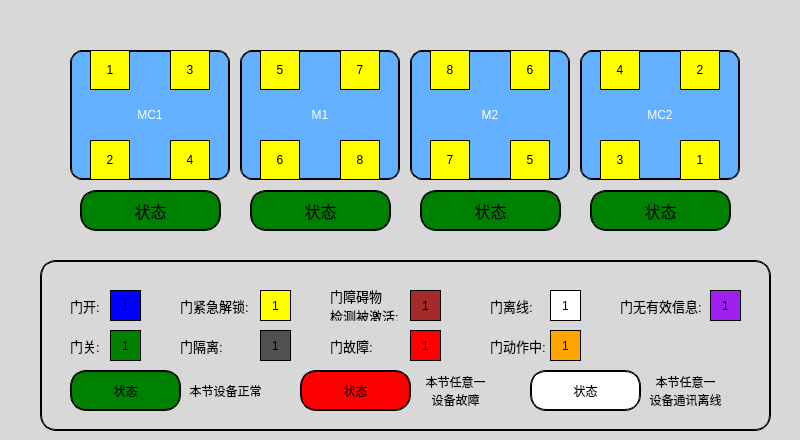
<?xml version="1.0" encoding="UTF-8"?>
<ui version="4.0">
 <class>VehicleDoorPage</class>
 <widget class="QWidget" name="VehicleDoorPage">
  <property name="geometry">
   <rect>
    <x>0</x>
    <y>0</y>
    <width>800</width>
    <height>440</height>
   </rect>
  </property>
  <property name="windowTitle">
   <string>Form</string>
  </property>
  <widget class="QLabel" name="VehicleDoorPage_background">
   <property name="geometry">
    <rect>
     <x>0</x>
     <y>0</y>
     <width>800</width>
     <height>440</height>
    </rect>
   </property>
   <property name="styleSheet">
    <string notr="true">background-color: rgb(216, 216, 216);</string>
   </property>
   <property name="text">
    <string/>
   </property>
  </widget>
  <widget class="QLabel" name="VehicleDoorPage_MC1">
   <property name="geometry">
    <rect>
     <x>70</x>
     <y>50</y>
     <width>160</width>
     <height>130</height>
    </rect>
   </property>
   <property name="styleSheet">
    <string notr="true">border-radius: 12px;
border: 2px groove black;
background-color:rgb(98, 176, 255);
color: rgb(255, 255, 255);
font: 24px &quot;微软雅黑&quot;;</string>
   </property>
   <property name="text">
    <string>MC1</string>
   </property>
   <property name="alignment">
    <set>Qt::AlignCenter</set>
   </property>
  </widget>
  <widget class="QLabel" name="VehicleDoorPage_M1">
   <property name="geometry">
    <rect>
     <x>240</x>
     <y>50</y>
     <width>160</width>
     <height>130</height>
    </rect>
   </property>
   <property name="styleSheet">
    <string notr="true">border-radius: 12px;
border: 2px groove black;
background-color:rgb(98, 176, 255);
color: rgb(255, 255, 255);
font: 24px &quot;微软雅黑&quot;;</string>
   </property>
   <property name="text">
    <string>M1</string>
   </property>
   <property name="alignment">
    <set>Qt::AlignCenter</set>
   </property>
  </widget>
  <widget class="QLabel" name="VehicleDoorPage_M2">
   <property name="geometry">
    <rect>
     <x>410</x>
     <y>50</y>
     <width>160</width>
     <height>130</height>
    </rect>
   </property>
   <property name="styleSheet">
    <string notr="true">border-radius: 12px;
border: 2px groove black;
background-color:rgb(98, 176, 255);
color: rgb(255, 255, 255);
font: 24px &quot;微软雅黑&quot;;</string>
   </property>
   <property name="text">
    <string>M2</string>
   </property>
   <property name="alignment">
    <set>Qt::AlignCenter</set>
   </property>
  </widget>
  <widget class="QLabel" name="VehicleDoorPage_MC2">
   <property name="geometry">
    <rect>
     <x>580</x>
     <y>50</y>
     <width>160</width>
     <height>130</height>
    </rect>
   </property>
   <property name="styleSheet">
    <string notr="true">border-radius: 12px;
border: 2px groove black;
background-color:rgb(98, 176, 255);
color: rgb(255, 255, 255);
font: 24px &quot;微软雅黑&quot;;</string>
   </property>
   <property name="text">
    <string>MC2</string>
   </property>
   <property name="alignment">
    <set>Qt::AlignCenter</set>
   </property>
  </widget>
  <widget class="QLabel" name="VehicleDoorPage_MC1S">
   <property name="geometry">
    <rect>
     <x>70</x>
     <y>370</y>
     <width>111</width>
     <height>41</height>
    </rect>
   </property>
   <property name="styleSheet">
    <string notr="true">border-radius: 16px;
border: 2px groove black;
background-color:  green;
font: 16px &quot;微软雅黑&quot;;</string>
   </property>
   <property name="text">
    <string>状态</string>
   </property>
   <property name="alignment">
    <set>Qt::AlignCenter</set>
   </property>
  </widget>
  <widget class="QLabel" name="VehicleDoorPage_M1S">
   <property name="geometry">
    <rect>
     <x>300</x>
     <y>370</y>
     <width>111</width>
     <height>41</height>
    </rect>
   </property>
   <property name="styleSheet">
    <string notr="true">border-radius: 16px;
border: 2px groove black;
background-color:  red;
font: 16px &quot;微软雅黑&quot;;</string>
   </property>
   <property name="text">
    <string>状态</string>
   </property>
   <property name="alignment">
    <set>Qt::AlignCenter</set>
   </property>
  </widget>
  <widget class="QLabel" name="VehicleDoorPage_M2S">
   <property name="geometry">
    <rect>
     <x>530</x>
     <y>370</y>
     <width>111</width>
     <height>41</height>
    </rect>
   </property>
   <property name="styleSheet">
    <string notr="true">border-radius: 16px;
border: 2px groove black;
background-color:  white;
font: 16px &quot;微软雅黑&quot;;</string>
   </property>
   <property name="text">
    <string>状态</string>
   </property>
   <property name="alignment">
    <set>Qt::AlignCenter</set>
   </property>
  </widget>
  <widget class="QLabel" name="VehicleDoorPage_MC1Door1">
   <property name="geometry">
    <rect>
     <x>90</x>
     <y>50</y>
     <width>40</width>
     <height>40</height>
    </rect>
   </property>
   <property name="styleSheet">
    <string notr="true">border: 1px groove black;
background-color:  yellow;
font: 16px &quot;微软雅黑&quot;;</string>
   </property>
   <property name="text">
    <string>1</string>
   </property>
   <property name="alignment">
    <set>Qt::AlignCenter</set>
   </property>
  </widget>
  <widget class="QLabel" name="VehicleDoorPage_MC1Door2">
   <property name="geometry">
    <rect>
     <x>90</x>
     <y>140</y>
     <width>40</width>
     <height>40</height>
    </rect>
   </property>
   <property name="styleSheet">
    <string notr="true">border: 1px groove black;
background-color:  yellow;
font: 16px &quot;微软雅黑&quot;;</string>
   </property>
   <property name="text">
    <string>2</string>
   </property>
   <property name="alignment">
    <set>Qt::AlignCenter</set>
   </property>
  </widget>
  <widget class="QLabel" name="VehicleDoorPage_MC1Door3">
   <property name="geometry">
    <rect>
     <x>170</x>
     <y>50</y>
     <width>40</width>
     <height>40</height>
    </rect>
   </property>
   <property name="styleSheet">
    <string notr="true">border: 1px groove black;
background-color:  yellow;
font: 16px &quot;微软雅黑&quot;;</string>
   </property>
   <property name="text">
    <string>3</string>
   </property>
   <property name="alignment">
    <set>Qt::AlignCenter</set>
   </property>
  </widget>
  <widget class="QLabel" name="VehicleDoorPage_MC1Door4">
   <property name="geometry">
    <rect>
     <x>170</x>
     <y>140</y>
     <width>40</width>
     <height>40</height>
    </rect>
   </property>
   <property name="styleSheet">
    <string notr="true">border: 1px groove black;
background-color:  yellow;
font: 16px &quot;微软雅黑&quot;;</string>
   </property>
   <property name="text">
    <string>4</string>
   </property>
   <property name="alignment">
    <set>Qt::AlignCenter</set>
   </property>
  </widget>
  <widget class="QLabel" name="VehicleDoorPage_MC2Door5">
   <property name="geometry">
    <rect>
     <x>510</x>
     <y>140</y>
     <width>40</width>
     <height>40</height>
    </rect>
   </property>
   <property name="styleSheet">
    <string notr="true">border: 1px groove black;
background-color:  yellow;
font: 16px &quot;微软雅黑&quot;;</string>
   </property>
   <property name="text">
    <string>5</string>
   </property>
   <property name="alignment">
    <set>Qt::AlignCenter</set>
   </property>
  </widget>
  <widget class="QLabel" name="VehicleDoorPage_MC2Door7">
   <property name="geometry">
    <rect>
     <x>430</x>
     <y>140</y>
     <width>40</width>
     <height>40</height>
    </rect>
   </property>
   <property name="styleSheet">
    <string notr="true">border: 1px groove black;
background-color:  yellow;
font: 16px &quot;微软雅黑&quot;;</string>
   </property>
   <property name="text">
    <string>7</string>
   </property>
   <property name="alignment">
    <set>Qt::AlignCenter</set>
   </property>
  </widget>
  <widget class="QLabel" name="VehicleDoorPage_MC2Door8">
   <property name="geometry">
    <rect>
     <x>430</x>
     <y>50</y>
     <width>40</width>
     <height>40</height>
    </rect>
   </property>
   <property name="styleSheet">
    <string notr="true">border: 1px groove black;
background-color:  yellow;
font: 16px &quot;微软雅黑&quot;;</string>
   </property>
   <property name="text">
    <string>8</string>
   </property>
   <property name="alignment">
    <set>Qt::AlignCenter</set>
   </property>
  </widget>
  <widget class="QLabel" name="VehicleDoorPage_MC2Door6">
   <property name="geometry">
    <rect>
     <x>510</x>
     <y>50</y>
     <width>40</width>
     <height>40</height>
    </rect>
   </property>
   <property name="styleSheet">
    <string notr="true">border: 1px groove black;
background-color:  yellow;
font: 16px &quot;微软雅黑&quot;;</string>
   </property>
   <property name="text">
    <string>6</string>
   </property>
   <property name="alignment">
    <set>Qt::AlignCenter</set>
   </property>
  </widget>
  <widget class="QLabel" name="VehicleDoorPage_MC1Door5">
   <property name="geometry">
    <rect>
     <x>260</x>
     <y>50</y>
     <width>40</width>
     <height>40</height>
    </rect>
   </property>
   <property name="styleSheet">
    <string notr="true">border: 1px groove black;
background-color:  yellow;
font: 16px &quot;微软雅黑&quot;;</string>
   </property>
   <property name="text">
    <string>5</string>
   </property>
   <property name="alignment">
    <set>Qt::AlignCenter</set>
   </property>
  </widget>
  <widget class="QLabel" name="VehicleDoorPage_MC1Door7">
   <property name="geometry">
    <rect>
     <x>340</x>
     <y>50</y>
     <width>40</width>
     <height>40</height>
    </rect>
   </property>
   <property name="styleSheet">
    <string notr="true">border: 1px groove black;
background-color:  yellow;
font: 16px &quot;微软雅黑&quot;;</string>
   </property>
   <property name="text">
    <string>7</string>
   </property>
   <property name="alignment">
    <set>Qt::AlignCenter</set>
   </property>
  </widget>
  <widget class="QLabel" name="VehicleDoorPage_MC1Door8">
   <property name="geometry">
    <rect>
     <x>340</x>
     <y>140</y>
     <width>40</width>
     <height>40</height>
    </rect>
   </property>
   <property name="styleSheet">
    <string notr="true">border: 1px groove black;
background-color:  yellow;
font: 16px &quot;微软雅黑&quot;;</string>
   </property>
   <property name="text">
    <string>8</string>
   </property>
   <property name="alignment">
    <set>Qt::AlignCenter</set>
   </property>
  </widget>
  <widget class="QLabel" name="VehicleDoorPage_MC1Door6">
   <property name="geometry">
    <rect>
     <x>260</x>
     <y>140</y>
     <width>40</width>
     <height>40</height>
    </rect>
   </property>
   <property name="styleSheet">
    <string notr="true">border: 1px groove black;
background-color:  yellow;
font: 16px &quot;微软雅黑&quot;;</string>
   </property>
   <property name="text">
    <string>6</string>
   </property>
   <property name="alignment">
    <set>Qt::AlignCenter</set>
   </property>
  </widget>
  <widget class="QLabel" name="VehicleDoorPage_MC2Door2">
   <property name="geometry">
    <rect>
     <x>680</x>
     <y>50</y>
     <width>40</width>
     <height>40</height>
    </rect>
   </property>
   <property name="styleSheet">
    <string notr="true">border: 1px groove black;
background-color:  yellow;
font: 16px &quot;微软雅黑&quot;;</string>
   </property>
   <property name="text">
    <string>2</string>
   </property>
   <property name="alignment">
    <set>Qt::AlignCenter</set>
   </property>
  </widget>
  <widget class="QLabel" name="VehicleDoorPage_MC2Door4">
   <property name="geometry">
    <rect>
     <x>600</x>
     <y>50</y>
     <width>40</width>
     <height>40</height>
    </rect>
   </property>
   <property name="styleSheet">
    <string notr="true">border: 1px groove black;
background-color:  yellow;
font: 16px &quot;微软雅黑&quot;;</string>
   </property>
   <property name="text">
    <string>4</string>
   </property>
   <property name="alignment">
    <set>Qt::AlignCenter</set>
   </property>
  </widget>
  <widget class="QLabel" name="VehicleDoorPage_MC2Door3">
   <property name="geometry">
    <rect>
     <x>600</x>
     <y>140</y>
     <width>40</width>
     <height>40</height>
    </rect>
   </property>
   <property name="styleSheet">
    <string notr="true">border: 1px groove black;
background-color:  yellow;
font: 16px &quot;微软雅黑&quot;;</string>
   </property>
   <property name="text">
    <string>3</string>
   </property>
   <property name="alignment">
    <set>Qt::AlignCenter</set>
   </property>
  </widget>
  <widget class="QLabel" name="VehicleDoorPage_MC2Door1">
   <property name="geometry">
    <rect>
     <x>680</x>
     <y>140</y>
     <width>40</width>
     <height>40</height>
    </rect>
   </property>
   <property name="styleSheet">
    <string notr="true">border: 1px groove black;
background-color:  yellow;
font: 16px &quot;微软雅黑&quot;;</string>
   </property>
   <property name="text">
    <string>1</string>
   </property>
   <property name="alignment">
    <set>Qt::AlignCenter</set>
   </property>
  </widget>
  <widget class="QLabel" name="VehicleDoorPage_helpintro4">
   <property name="geometry">
    <rect>
     <x>180</x>
     <y>370</y>
     <width>91</width>
     <height>41</height>
    </rect>
   </property>
   <property name="styleSheet">
    <string notr="true">
font: 13px &quot;微软雅黑&quot;;</string>
   </property>
   <property name="text">
    <string>本节设备正常</string>
   </property>
   <property name="alignment">
    <set>Qt::AlignCenter</set>
   </property>
  </widget>
  <widget class="QLabel" name="VehicleDoorPage_helpintro4_2">
   <property name="geometry">
    <rect>
     <x>420</x>
     <y>370</y>
     <width>71</width>
     <height>41</height>
    </rect>
   </property>
   <property name="styleSheet">
    <string notr="true">
font: 13px &quot;微软雅黑&quot;;</string>
   </property>
   <property name="text">
    <string>本节任意一
设备故障</string>
   </property>
   <property name="alignment">
    <set>Qt::AlignCenter</set>
   </property>
  </widget>
  <widget class="QLabel" name="VehicleDoorPage_helpintro_3">
   <property name="geometry">
    <rect>
     <x>640</x>
     <y>370</y>
     <width>91</width>
     <height>41</height>
    </rect>
   </property>
   <property name="styleSheet">
    <string notr="true">
font: 13px &quot;微软雅黑&quot;;</string>
   </property>
   <property name="text">
    <string>本节任意一
设备通讯离线</string>
   </property>
   <property name="alignment">
    <set>Qt::AlignCenter</set>
   </property>
  </widget>
  <widget class="QPushButton" name="VehicleDoorPage_StateMC1">
   <property name="geometry">
    <rect>
     <x>80</x>
     <y>190</y>
     <width>141</width>
     <height>41</height>
    </rect>
   </property>
   <property name="focusPolicy">
    <enum>Qt::NoFocus</enum>
   </property>
   <property name="styleSheet">
    <string notr="true">border-radius: 16px;
border: 2px groove black;
background-color:  green;
font: 16px;</string>
   </property>
   <property name="text">
    <string>状态</string>
   </property>
  </widget>
  <widget class="QPushButton" name="VehicleDoorPage_StateM1">
   <property name="geometry">
    <rect>
     <x>250</x>
     <y>190</y>
     <width>141</width>
     <height>41</height>
    </rect>
   </property>
   <property name="focusPolicy">
    <enum>Qt::NoFocus</enum>
   </property>
   <property name="styleSheet">
    <string notr="true">border-radius: 16px;
border: 2px groove black;
background-color:  green;
font: 16px;</string>
   </property>
   <property name="text">
    <string>状态</string>
   </property>
  </widget>
  <widget class="QPushButton" name="VehicleDoorPage_StateM2">
   <property name="geometry">
    <rect>
     <x>420</x>
     <y>190</y>
     <width>141</width>
     <height>41</height>
    </rect>
   </property>
   <property name="focusPolicy">
    <enum>Qt::NoFocus</enum>
   </property>
   <property name="styleSheet">
    <string notr="true">border-radius: 16px;
border: 2px groove black;
background-color:  green;
font: 16px;</string>
   </property>
   <property name="text">
    <string>状态</string>
   </property>
  </widget>
  <widget class="QPushButton" name="VehicleDoorPage_StateMC2">
   <property name="geometry">
    <rect>
     <x>590</x>
     <y>190</y>
     <width>141</width>
     <height>41</height>
    </rect>
   </property>
   <property name="focusPolicy">
    <enum>Qt::NoFocus</enum>
   </property>
   <property name="styleSheet">
    <string notr="true">border-radius: 16px;
border: 2px groove black;
background-color:  green;
font: 16px;</string>
   </property>
   <property name="text">
    <string>状态</string>
   </property>
  </widget>
  <widget class="QLabel" name="VehicleDoorPage_helpbackground">
   <property name="geometry">
    <rect>
     <x>40</x>
     <y>260</y>
     <width>731</width>
     <height>171</height>
    </rect>
   </property>
   <property name="styleSheet">
    <string notr="true">border-radius: 16px;
border: 2px groove black;
</string>
   </property>
   <property name="text">
    <string/>
   </property>
  </widget>
  <widget class="QLabel" name="label">
   <property name="geometry">
    <rect>
     <x>70</x>
     <y>290</y>
     <width>51</width>
     <height>31</height>
    </rect>
   </property>
   <property name="styleSheet">
    <string notr="true">font: 13px;</string>
   </property>
   <property name="text">
    <string>门开:</string>
   </property>
  </widget>
  <widget class="QLabel" name="label_4">
   <property name="geometry">
    <rect>
     <x>110</x>
     <y>330</y>
     <width>31</width>
     <height>31</height>
    </rect>
   </property>
   <property name="styleSheet">
    <string notr="true">border: 1px groove black;background-color: green;</string>
   </property>
   <property name="text">
    <string>1</string>
   </property>
   <property name="alignment">
    <set>Qt::AlignCenter</set>
   </property>
  </widget>
  <widget class="QLabel" name="label_2">
   <property name="geometry">
    <rect>
     <x>110</x>
     <y>290</y>
     <width>31</width>
     <height>31</height>
    </rect>
   </property>
   <property name="styleSheet">
    <string notr="true">border: 1px groove black;background-color: blue;</string>
   </property>
   <property name="text">
    <string>1</string>
   </property>
   <property name="alignment">
    <set>Qt::AlignCenter</set>
   </property>
  </widget>
  <widget class="QLabel" name="label_3">
   <property name="geometry">
    <rect>
     <x>70</x>
     <y>330</y>
     <width>41</width>
     <height>31</height>
    </rect>
   </property>
   <property name="styleSheet">
    <string notr="true">font: 13px;</string>
   </property>
   <property name="text">
    <string>门关:</string>
   </property>
  </widget>
  <widget class="QLabel" name="label_7">
   <property name="geometry">
    <rect>
     <x>180</x>
     <y>330</y>
     <width>81</width>
     <height>31</height>
    </rect>
   </property>
   <property name="styleSheet">
    <string notr="true">font: 13px;</string>
   </property>
   <property name="text">
    <string>门隔离:</string>
   </property>
  </widget>
  <widget class="QLabel" name="label_5">
   <property name="geometry">
    <rect>
     <x>180</x>
     <y>290</y>
     <width>81</width>
     <height>31</height>
    </rect>
   </property>
   <property name="styleSheet">
    <string notr="true">font: 13px;</string>
   </property>
   <property name="text">
    <string>门紧急解锁:</string>
   </property>
  </widget>
  <widget class="QLabel" name="label_9">
   <property name="geometry">
    <rect>
     <x>330</x>
     <y>290</y>
     <width>81</width>
     <height>31</height>
    </rect>
   </property>
   <property name="styleSheet">
    <string notr="true">font: 13px;</string>
   </property>
   <property name="text">
    <string>门障碍物
检测被激活:</string>
   </property>
  </widget>
  <widget class="QLabel" name="label_6">
   <property name="geometry">
    <rect>
     <x>260</x>
     <y>290</y>
     <width>31</width>
     <height>31</height>
    </rect>
   </property>
   <property name="styleSheet">
    <string notr="true">border: 1px groove black;background-color: yellow;</string>
   </property>
   <property name="text">
    <string>1</string>
   </property>
   <property name="alignment">
    <set>Qt::AlignCenter</set>
   </property>
  </widget>
  <widget class="QLabel" name="label_8">
   <property name="geometry">
    <rect>
     <x>260</x>
     <y>330</y>
     <width>31</width>
     <height>31</height>
    </rect>
   </property>
   <property name="styleSheet">
    <string notr="true">border: 1px groove black;background-color: white;
background-color: rgb(80, 80, 80);border-image:url(:/new/prefix1/images/dooriso.bmp);</string>
   </property>
   <property name="text">
    <string>1</string>
   </property>
   <property name="alignment">
    <set>Qt::AlignCenter</set>
   </property>
  </widget>
  <widget class="QLabel" name="label_10">
   <property name="geometry">
    <rect>
     <x>410</x>
     <y>290</y>
     <width>31</width>
     <height>31</height>
    </rect>
   </property>
   <property name="styleSheet">
    <string notr="true">border: 1px groove black;background-color: brown;</string>
   </property>
   <property name="text">
    <string>1</string>
   </property>
   <property name="alignment">
    <set>Qt::AlignCenter</set>
   </property>
  </widget>
  <widget class="QLabel" name="label_12">
   <property name="geometry">
    <rect>
     <x>550</x>
     <y>290</y>
     <width>31</width>
     <height>31</height>
    </rect>
   </property>
   <property name="styleSheet">
    <string notr="true">border: 1px groove black;background-color: rgb(255, 255, 255);</string>
   </property>
   <property name="text">
    <string>1</string>
   </property>
   <property name="alignment">
    <set>Qt::AlignCenter</set>
   </property>
  </widget>
  <widget class="QLabel" name="label_13">
   <property name="geometry">
    <rect>
     <x>490</x>
     <y>330</y>
     <width>81</width>
     <height>31</height>
    </rect>
   </property>
   <property name="styleSheet">
    <string notr="true">font: 13px;</string>
   </property>
   <property name="text">
    <string>门动作中:</string>
   </property>
  </widget>
  <widget class="QLabel" name="label_11">
   <property name="geometry">
    <rect>
     <x>490</x>
     <y>290</y>
     <width>51</width>
     <height>31</height>
    </rect>
   </property>
   <property name="styleSheet">
    <string notr="true">font: 13px;</string>
   </property>
   <property name="text">
    <string>门离线:</string>
   </property>
  </widget>
  <widget class="QLabel" name="label_15">
   <property name="geometry">
    <rect>
     <x>330</x>
     <y>330</y>
     <width>81</width>
     <height>31</height>
    </rect>
   </property>
   <property name="styleSheet">
    <string notr="true">font: 13px;</string>
   </property>
   <property name="text">
    <string>门故障:</string>
   </property>
  </widget>
  <widget class="QLabel" name="label_17">
   <property name="geometry">
    <rect>
     <x>620</x>
     <y>290</y>
     <width>81</width>
     <height>31</height>
    </rect>
   </property>
   <property name="styleSheet">
    <string notr="true">font: 13px;</string>
   </property>
   <property name="text">
    <string>门无有效信息:</string>
   </property>
  </widget>
  <widget class="QLabel" name="label_16">
   <property name="geometry">
    <rect>
     <x>410</x>
     <y>330</y>
     <width>31</width>
     <height>31</height>
    </rect>
   </property>
   <property name="styleSheet">
    <string notr="true">border: 1px groove black;background-color: red;</string>
   </property>
   <property name="text">
    <string>1</string>
   </property>
   <property name="alignment">
    <set>Qt::AlignCenter</set>
   </property>
  </widget>
  <widget class="QLabel" name="label_14">
   <property name="geometry">
    <rect>
     <x>550</x>
     <y>330</y>
     <width>31</width>
     <height>31</height>
    </rect>
   </property>
   <property name="styleSheet">
    <string notr="true">border: 1px groove black;background-color: orange;</string>
   </property>
   <property name="text">
    <string>1</string>
   </property>
   <property name="alignment">
    <set>Qt::AlignCenter</set>
   </property>
  </widget>
  <widget class="QLabel" name="label_18">
   <property name="geometry">
    <rect>
     <x>710</x>
     <y>290</y>
     <width>31</width>
     <height>31</height>
    </rect>
   </property>
   <property name="styleSheet">
    <string notr="true">border: 1px groove black;background-color: rgb(160,32,240);</string>
   </property>
   <property name="text">
    <string>1</string>
   </property>
   <property name="alignment">
    <set>Qt::AlignCenter</set>
   </property>
  </widget>
 </widget>
 <resources/>
 <connections/>
</ui>
